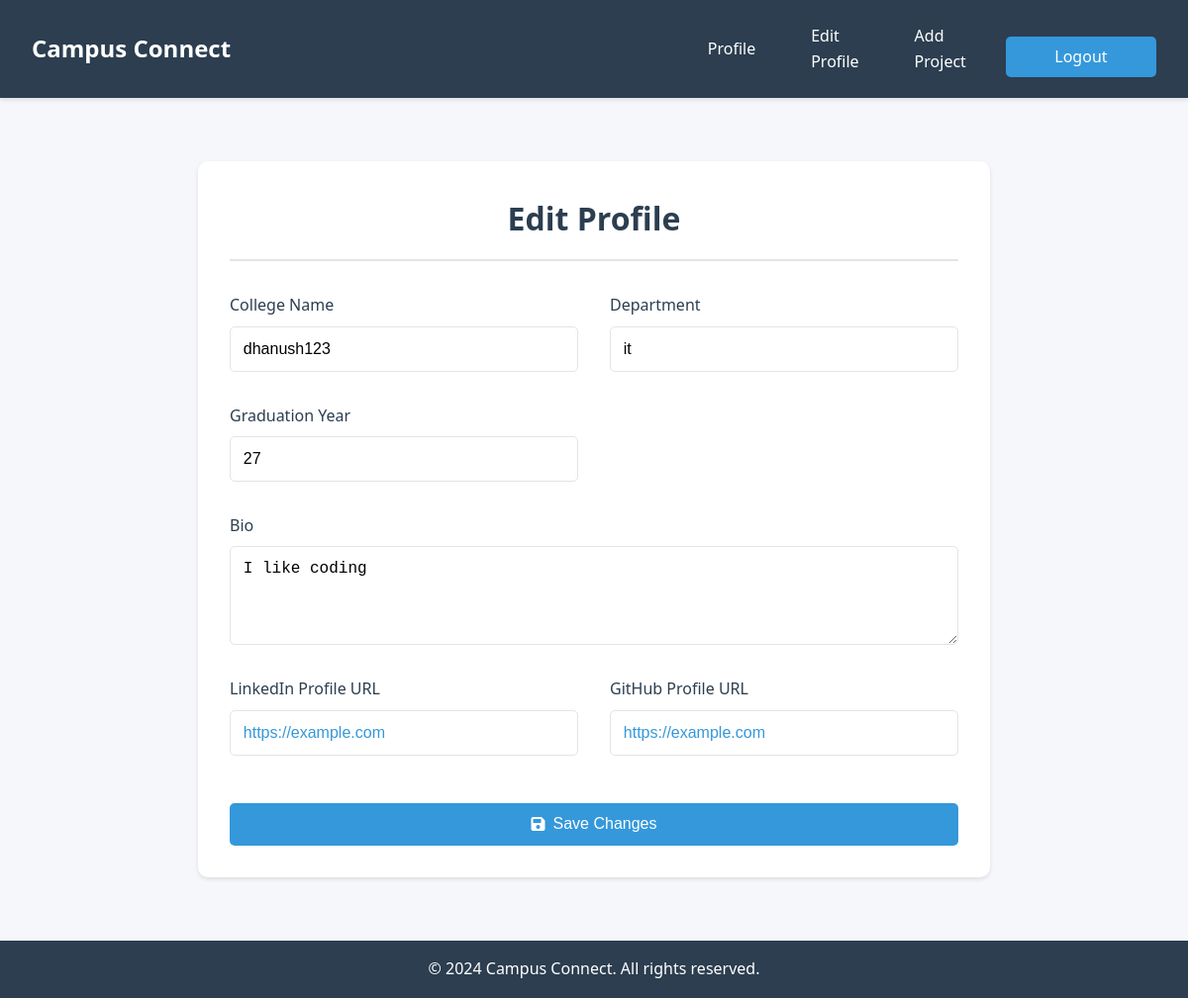
The page /edit_profile (signed in) on the database as committed earlier.
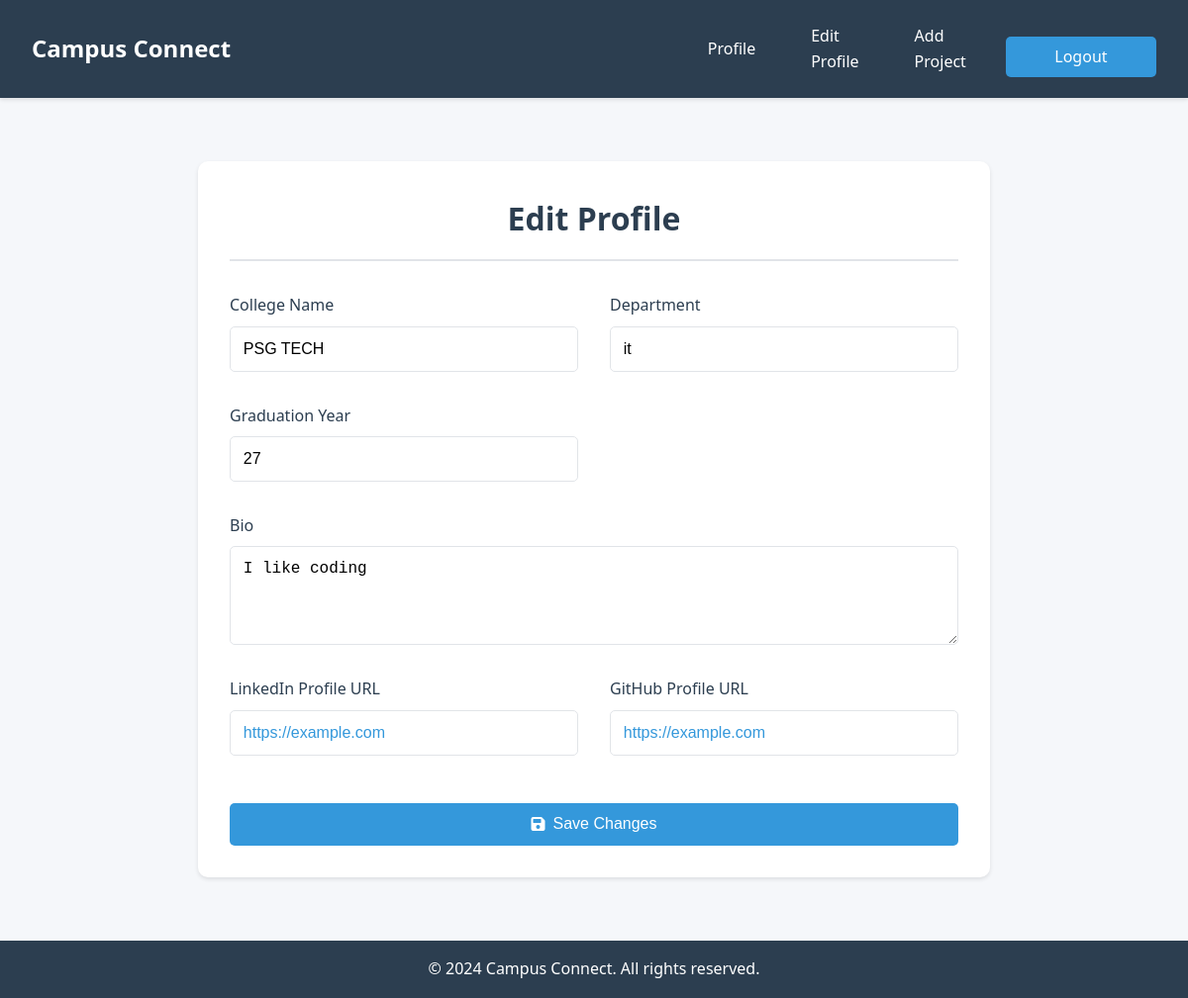
The same page on the database as committed later.
### app.py (models this page shows)
class User(UserMixin, db.Model):
    id = db.Column(db.Integer, primary_key=True)
    username = db.Column(db.String(80), unique=True, nullable=False)
    email = db.Column(db.String(120), unique=True, nullable=False)
    password_hash = db.Column(db.String(120), nullable=False)
    college_name = db.Column(db.String(200))
    department = db.Column(db.String(100))
    graduation_year = db.Column(db.Integer)
    bio = db.Column(db.Text)
    linkedin_url = db.Column(db.String(200))
    github_url = db.Column(db.String(200))
    projects = db.relationship('Project', backref='author', lazy=True)

### app.py (the view, shortened to what this page needs)
@app.route('/edit_profile', methods=['GET', 'POST'])
@login_required
def edit_profile():
    return render_template('edit_profile.html')

### app.py (called while the page is built)
@login_manager.user_loader
def load_user(user_id):
    return User.query.get(int(user_id))

### templates/edit_profile.html (shortened to what this page needs)
{% extends "base.html" %}
{% block content %}
<div class="form-container" data-aos="fade-up">
    <h2>Edit Profile</h2>
    <form method="POST" action="{{ url_for('edit_profile') }}" class="profile-form">
        <div class="form-group">
            <label for="college_name">College Name</label>
            <input type="text" id="college_name" name="college_name" value="{{ current_user.college_name or '' }}" required>
        </div>
        <div class="form-group">
            <label for="department">Department</label>
            <input type="text" id="department" name="department" value="{{ current_user.department or '' }}" required>
        </div>
        <div class="form-group">
            <label for="graduation_year">Graduation Year</label>
            <input type="number" id="graduation_year" name="graduation_year" value="{{ current_user.graduation_year or '' }}" required>
        </div>
        <div class="form-group full-width">
            <label for="bio">Bio</label>
            <textarea id="bio" name="bio" rows="4" placeholder="Tell us about yourself...">{{ current_user.bio or '' }}</textarea>
        </div>
        <div class="form-group">
            <label for="linkedin_url">LinkedIn Profile URL</label>
            <input type="url" id="linkedin_url" name="linkedin_url" value="{{ current_user.linkedin_url or '' }}" placeholder="https://linkedin.com/in/your-profile">
        </div>
        <div class="form-group">
            <label for="github_url">GitHub Profile URL</label>
            <input type="url" id="github_url" name="github_url" value="{{ current_user.github_url or '' }}" placeholder="https://github.com/your-username">
        </div>
        <button type="submit" class="btn-primary">
            <i class="fas fa-save"></i> Save Changes
        </button>
    </form>
</div>
{% endblock %}

Rows that differ between the two databases and show on the page:
changed User "it": college_name "dhanush123" → "PSG TECH"
